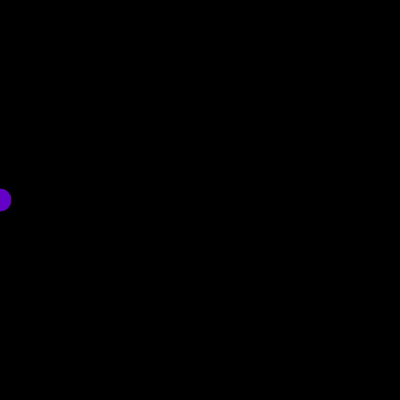
Frame 1 (no input)
Frame 60 (no input): identical to frame 1, image omitted
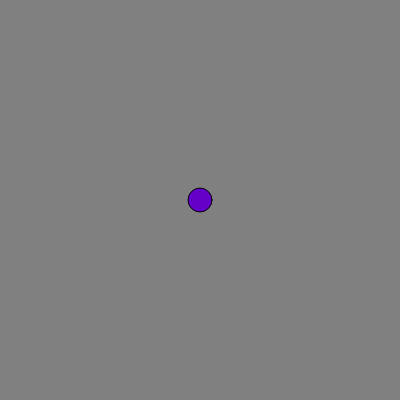
Frame 120 (the mouse pressed at the canvas centre since frame 60)

The p5.js sketch that drew these frames (run headless with seeded random() and noise() and a simulated clock; from frame 60 on, the mouse is pressed at the canvas centre):

// p5.js sketch
// ── sketch.js
const width = 400;
const height = 400;

let col = 0;

function setup() {
	createCanvas(width, height);
}

function draw() {
	col = map(mouseX, 0, width, 0, 255);

	background(col);
	fill(100, 0, 200);
	ellipse(mouseX, 200, 24, 24);
}
